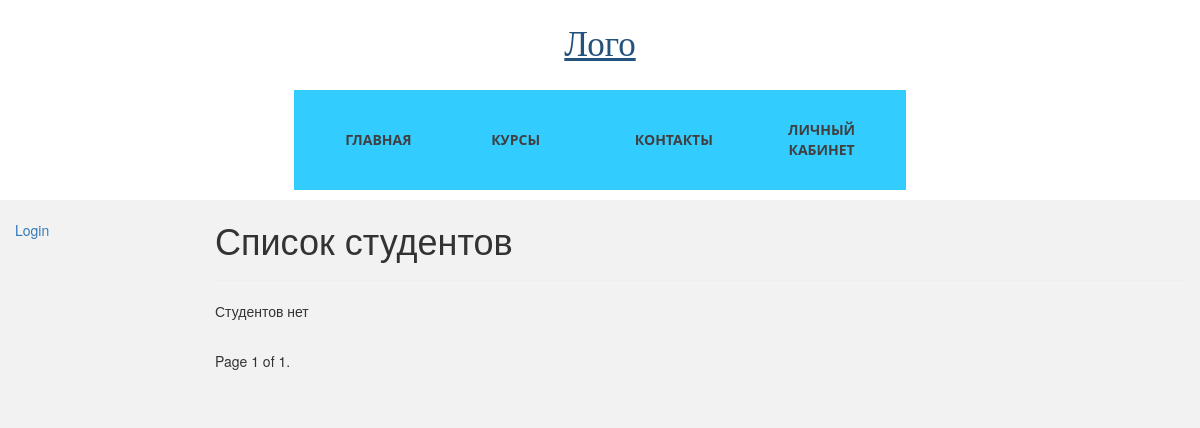
Page /main/students/a on the earlier database version.
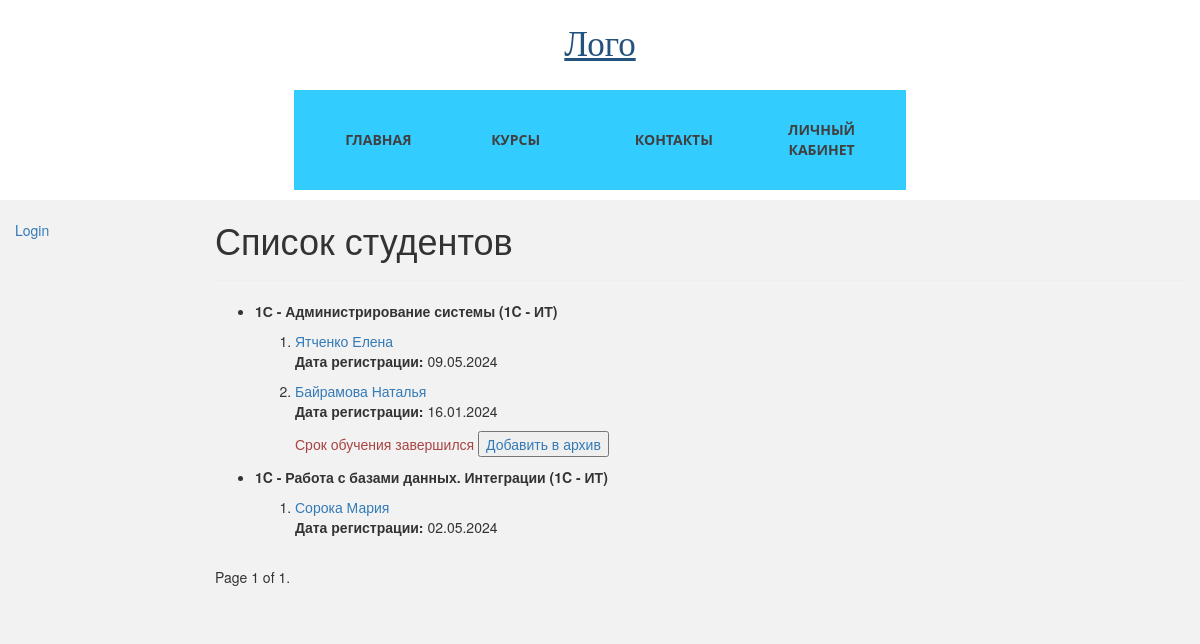
Same page on the later database version.
### students_app/models.py (models this page shows, shortened)
class Course(models.Model):
    name = models.CharField(max_length=200)
    category = models.ForeignKey(Category, on_delete=models.SET_NULL, null=True)
    summary = models.TextField(max_length=1000, help_text="Краткое описание курса")
    lasting = models.IntegerField(
        default=1, help_text="Продолжительность курса, в месяцах"
    )
    is_selected = models.BooleanField(default=False)
    cost = models.DecimalField(
        max_digits=8, decimal_places=2, help_text="Стоимость в месяц, азн"
    )
    added = models.DateField(auto_now_add=True)
    rating = models.DecimalField(max_digits=3, decimal_places=2, blank=True, null=True)
    is_deleted = models.BooleanField(default=False)
    deleted = models.DateField(auto_now=True)
    views_num = models.IntegerField(default=0)
    class Meta:
        ordering = ["-name"]

class Category(models.Model):
    name = models.CharField(
        max_length=100,
        help_text="Категория курса (e.g. 1C - ИТ, 1C - Консалтинг)",
    )
    flag = models.CharField(max_length=10, default="cons")
    class Meta:
        verbose_name = "Category"
        verbose_name_plural = "Categories"
    def __str__(self):
        return self.name

class Student(models.Model):
    related_user = models.ForeignKey(User, on_delete=models.CASCADE)
    name = models.CharField(verbose_name="Имя", max_length=50)
    surname = models.CharField(verbose_name="Фамилия", max_length=100)
    phone = models.CharField(verbose_name="Номер телефона", max_length=50)
    date_of_birth = models.DateField()
    course = models.ForeignKey(Course, on_delete=models.PROTECT)
    photo = models.ImageField(upload_to="photoes/", null=True, blank=True)
    @property
    def full_name(self):
        return f"{self.surname} {self.name}"
    STUDENT_STATUS = [
        ("r", "requested"),
        ("a", "approved"),
        ("f", "finished"),
    ]
    status = models.CharField(
        max_length=50,
        choices=STUDENT_STATUS,
        default="r",
        help_text="Статус студента",
    )
    request_date = models.DateField(auto_now_add=True)
    reg_date = models.DateField(blank=True, null=True)
    @property
    def is_finished(self):
        days = self.course.lasting * 30
        if self.reg_date and date.today() > self.reg_date + timedelta(days=days):
            return True
        return False
    marks = models.ManyToManyField(Mark, blank=True)
    is_paid = models.BooleanField(default=False)
    is_deleted = models.BooleanField(default=False)
    deleted = models.DateField(auto_now=True)
    class Meta:
        ordering = ["name"]
    def get_absolute_url(self):
        return reverse("student-detail", args=[str(self.id)])

### students_app/views.py (the view)
# urls.py: path("students/<str:status>", views.students, name="students"),
def students(request, status):
    student_list = Student.objects.filter(status=status, is_deleted=False)
    courses = set([student.course for student in student_list])
    paginator = Paginator(list(courses), 2)  # Show 2 contacts per page.
    page_number = request.GET.get("page")
    page_obj = paginator.get_page(page_number)
    return render(
        request,
        "students_app/students_list.html",
        context={"status": status, "page_obj": page_obj, "student_list": student_list},
    )

### students_app/templates/students_app/students_list.html (shortened to what this page needs)
{% extends "base.html" %}
{% block content %}
<h1>{% if status == 'r' %}Заявки на обучение{% elif status == 'a' %}Список студентов
    {% elif status == 'f' %}Архив студентов{% endif %}</h1>
<hr>
{% if student_list %}
{% for course in page_obj %}
<ul>
    <li>
        <p class="course-name"><strong>{{ course.name }} ({{course.category}})</strong></p>
    </li>
    <ol>
        {% for student in student_list %}
        {% if student.course == course %}
        <li>
            <a href="{{ student.get_absolute_url }}">{{ student.full_name }}</a>
            {% if status == 'a' %}
            <p><strong>Дата регистрации:</strong> {{student.reg_date|date:"d.m.Y"}}</p>{% endif %}
            {% if student.is_finished %}
            <p class="{% if student.is_finished %}text-danger{% endif %}">Срок обучения завершился
                <button type="button"><a href="/">Добавить в архив</a></button>
            </p>{% endif %}
        </li>
        {% endif %}
        {% endfor %}
    </ol>
</ul>
{% endfor %}
{% else %}
<p>{% if status == 'r' %}К сожалению, новых заявок на обучение нет
    {% elif status == 'a' %}Студентов нет
    {% elif status == 'f' %}Архив студентов пуст{% endif %}</p>
{% endif %}
{% endblock %}
{% block pagination %}
<div class="pagination">
    <span class="page-links">
        <span class="page-current">
            Page {{ page_obj.number }} of {{ page_obj.paginator.num_pages }}.
        </span>
    </span>
</div>
{% endblock %}

Differences in the rows shown:
now on this page (row edited): Course: name "1С - Администрирование системы", category "1C - ИТ"
added Student: full_name "Ятченко Елена", reg_date "09.05.2024", shown under "1С - Администрирование системы"
added Student: full_name "Байрамова Наталья", reg_date "16.01.2024", shows "Срок обучения завершился", shown under "1С - Администрирование системы"
added Course: name "1C - Работа с базами данных. Интеграции", category "1C - ИТ"
added Student: full_name "Сорока Мария", reg_date "02.05.2024", shown under "1C - Работа с базами данных. Интеграции"
Other differences:
text no longer shown: "Студентов нет"
